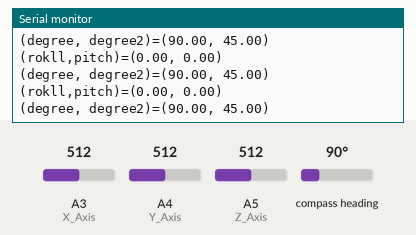
Recording of a sketch running on a simulated Arduino Uno, built with avr-gcc and run on an emulated ATmega328P. Parts: the last lines printed to the serial monitor. Wiring (inferred from the names in the program): HMC5883L compass at I2C address 0x1E. The test bench sets the inputs (shaded band); at power-on: compass heading 90°, A3 (X_Axis) = 512, A4 (Y_Axis) = 512, A5 (Z_Axis) = 512.

Above: at 1.3 s.
1.4 s: compass heading set to 7°
At 1.84 s:
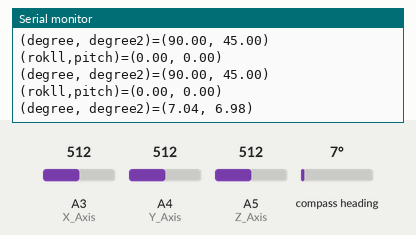
2.9 s: A3 (X_Axis) set to 350
At 3.35 s:
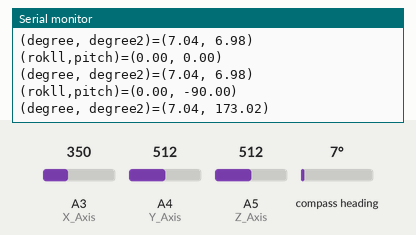
4.4 s: A4 (Y_Axis) set to 350
At 4.87 s:
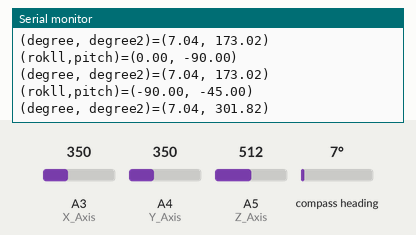
5.9 s: A5 (Z_Axis) set to 350
At 6.38 s:
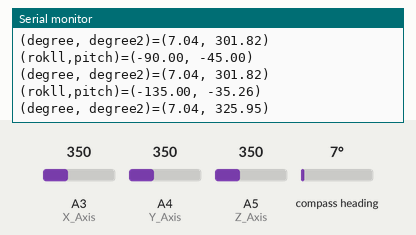
7.4 s: compass heading set to 90°
At 7.89 s:
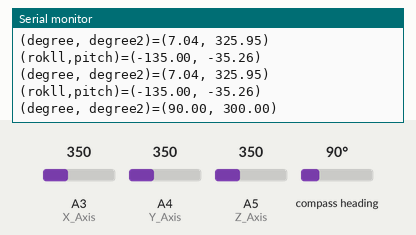
8.9 s: A3 (X_Axis) set to 370
At 8.9 s:
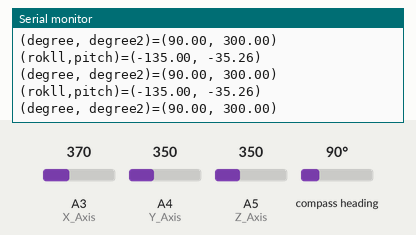
Timing chart, 0 to 11.4 s (numbered marks = the images above; inputs shaded):
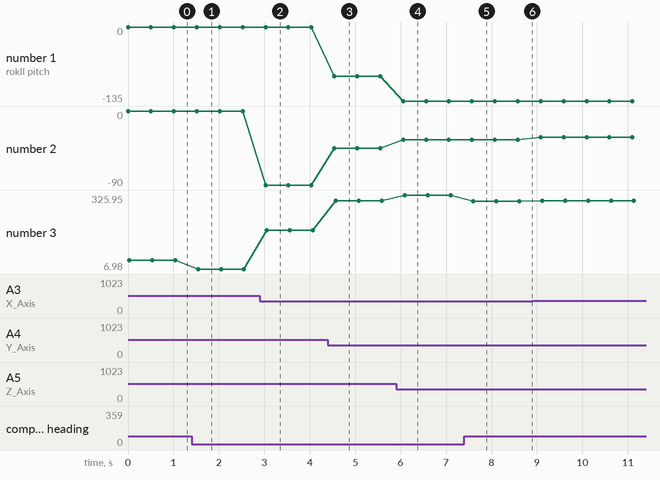

The sketch:

compass2.ino
```cpp
/*
 DEGITAL COMPASS HMC5883
 acceleration
*/

#include <Wire.h> //I2C Arduino Library

const int X_Axis = A3;
const int Y_Axis = A4;
const int Z_Axis = A5;

double X_Value = 0;
double Y_Value = 0;
double Z_Value = 0;

double R_Value = 0;
double X_degree = 0;
double Y_degree = 0;
double Z_degree = 0;

double roll = 0;
double pitch = 0;

void setup()
{
  Serial.begin(9600);  // start serial for output
  Wire.begin();        // join i2c bus (address optional for master)

  //Put the HMC5883 IC into the correct operating mode
  Wire.beginTransmission(0x1E); //open communication with HMC5883
  Wire.write(0x02); //select mode register
  Wire.write(0x00); //continuous measurement mode
  Wire.endTransmission();
}

void loop()
{
  int x,y,z; //triple axis data

  // read the value from the sensor:
  X_Value = (double)analogRead(X_Axis) - 512;
  Y_Value = (double)analogRead(Y_Axis) - 512;
  Z_Value = (double)analogRead(Z_Axis) - 512;

  X_Value = -X_Value;
  roll = atan2(Y_Value, Z_Value);
  pitch = atan2(-X_Value, (Y_Value * sin(roll) + Z_Value * cos(roll)));

  // send sensor values:
  Serial.print("(rokll,pitch)=(");
  Serial.print(roll * 180 / PI);
  Serial.print(", ");
  Serial.print(pitch * 180 / PI);
  Serial.print(")");
  Serial.println();

  //Tell the HMC5883 where to begin reading data
  Wire.beginTransmission(0x1E);
  Wire.write(0x03); //select register 3, X MSB register
  Wire.endTransmission();

 //Read data from each axis, 2 registers per axis
  Wire.requestFrom(0x1E, 6);
  if(6<=Wire.available())
  {
    x = Wire.read()<<8; //X msb
    x |= Wire.read();   //X lsb
    z = Wire.read()<<8; //Z msb
    z |= Wire.read();   //Z lsb
    y = Wire.read()<<8; //Y msb
    y |= Wire.read();   //Y lsb
  }

  // X,Y軸の位置からラジアンを算出する
  float rad = atan2(y,x);
  float rad2 = atan2(z*sin(roll)-y*cos(roll), z*cos(pitch)+y*sin(pitch)*sin(roll)+z*sin(pitch)*cos(roll));

  // XYZの3軸のうち、X軸方向の角度
  float degree = rad * 180 / M_PI;
  if(degree <0){
    degree = 360 + degree;
  }
  float degree2 = rad2 * 180 / M_PI + 180;
  if(degree2 <0){
    degree2 = 360 + degree2;
  }
  else if(degree2 > 360)
  {
    degree2 = degree2 - 360;
  }

  //Print out values of each axis
  Serial.print("(degree, degree2)=(");
  Serial.print(degree);
  Serial.print(", ");
  Serial.print(degree2);
  Serial.print(")");
  Serial.println();

  delay(500);
}
```

Measured:
- after the input at 1.4 s, the serial monitor: prints a new line after 0.14 s (image 1)
- after the input at 2.9 s, the serial monitor: prints a new line after 0.13 s (image 2)
- after the input at 4.4 s, the serial monitor: prints a new line after 0.14 s (image 3)
- after the input at 5.9 s, the serial monitor: prints a new line after 0.15 s (image 4)
- after the input at 7.4 s, the serial monitor: prints a new line after 0.20 s (image 5)
- plotted number 1: -90 → -135 after the input at 5.9 s
- plotted number 2: 0 → -90 after the input at 2.9 s, -90 → -45 after the input at 4.4 s, -45 → -35.26 after the input at 5.9 s, -35.26 → -31.79 after the input at 8.9 s
- plotted number 3: 45 → 6.98 after the input at 1.4 s, 6.98 → 173.02 after the input at 2.9 s, 173.02 → 301.82 after the input at 4.4 s, 301.82 → 325.95 after the input at 5.9 s, 325.95 → 300 after the input at 7.4 s
